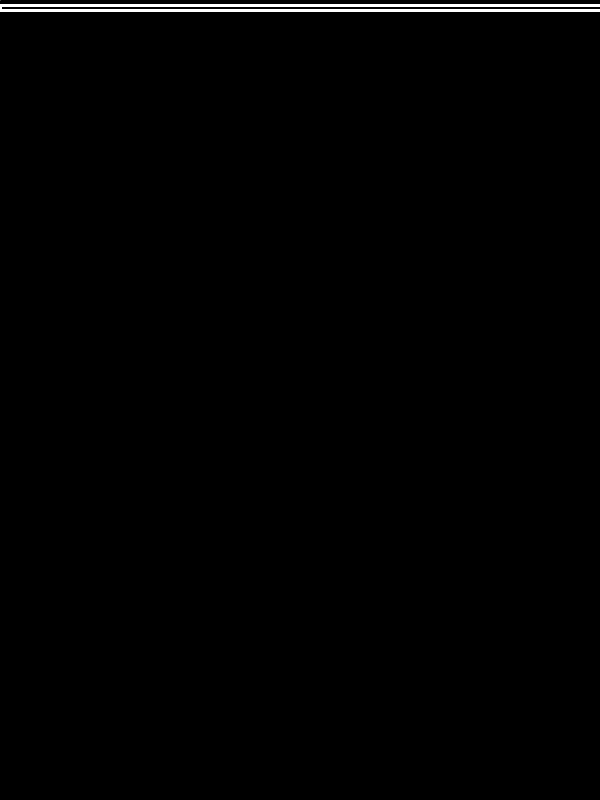
Frame 1 (no input)
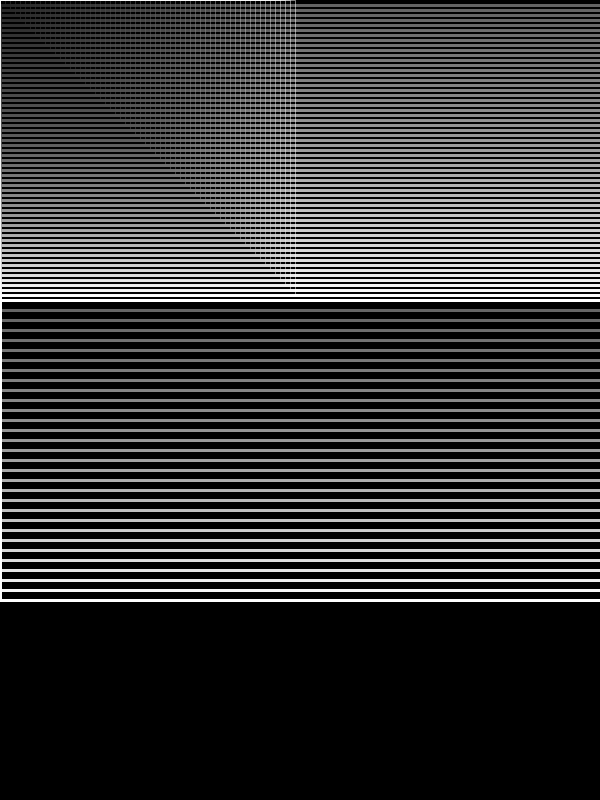
Frame 60 (the mouse pressed at the canvas centre just before this capture)
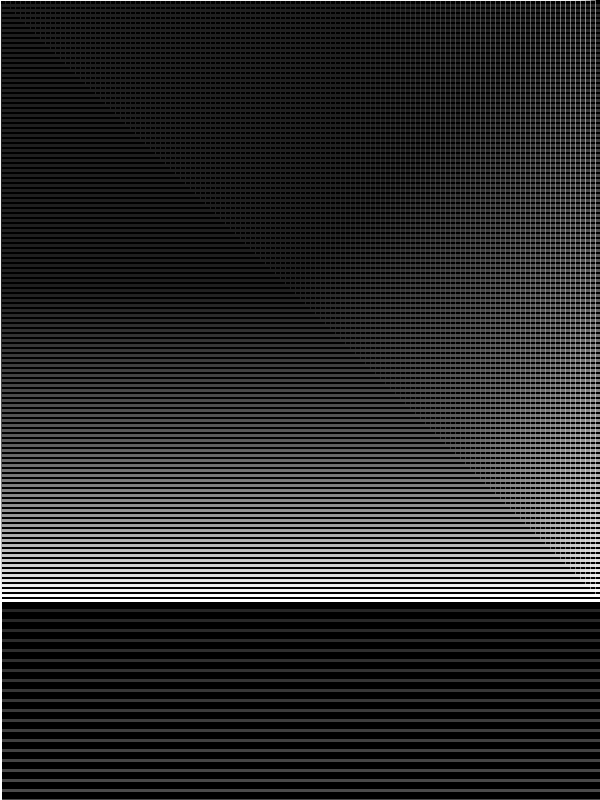
Frame 120 (the mouse held since frame 60 and released just before this capture)

The Processing sketch that drew these frames (run headless with seeded random() and noise(); from frame 60 on, the mouse is pressed at the canvas centre):

// Processing sketch: processing_157424
// ── processing_157424.pde

//::Based in Rioji Ikeda style
//OGOSHI

int posX = 0;
int posY = 0;
int sentidoX = 1;
int sentidoY = 1;

void setup() {
  size(600, 800);
  smooth();
  colorMode(RGB);
  background(0);
  frameRate(250);
}

void draw() {
  float numeroA = random(0, 30);

  // transparency
  fill(0,4);
  noStroke();
  rect(0, 0, width, height);
  stroke(0);

  if (keyPressed) {
    if (key=='z') {

      fill(0);
    } 
    else if (key=='x') {
      fill(255);
    }
  }

  // #1 
  strokeWeight(0.5);
  stroke(255);
  rect(0, 0, posX, posY);
  posX = posX + (0 * sentidoX);
  posY = posY + (5 * sentidoY);

  if (posX > width) {
    sentidoX = -1;
  }
  if (posX < 0) {
    sentidoX = 1;
  }

  if (posY > height) {
    sentidoY = -1;
  }
  if (posY < 0) {
    sentidoY = 1;
  }


  // #2
  strokeWeight(3);
  stroke(255);
  rect(0,posY,800,posY);
  posX = posX + (5 * sentidoX);
  posY = posY + (0 * sentidoY);

  if (posX > width) {
    sentidoX = -1;
  }
  if (posX < 0) {
    sentidoX = 1;
  }

  if (posY > height) {
    sentidoY = -1;
  }
  if (posY < 0) {
    sentidoY = 1;



    //#3 lines
    strokeWeight(0.5);
    stroke(255);
    line(posX, posY, 200, 220);
    posY = posY + 10;


    //pos x e y
    println("valor de posX: " + posX);
    println("valor de posY: " + posY);
  }
}
